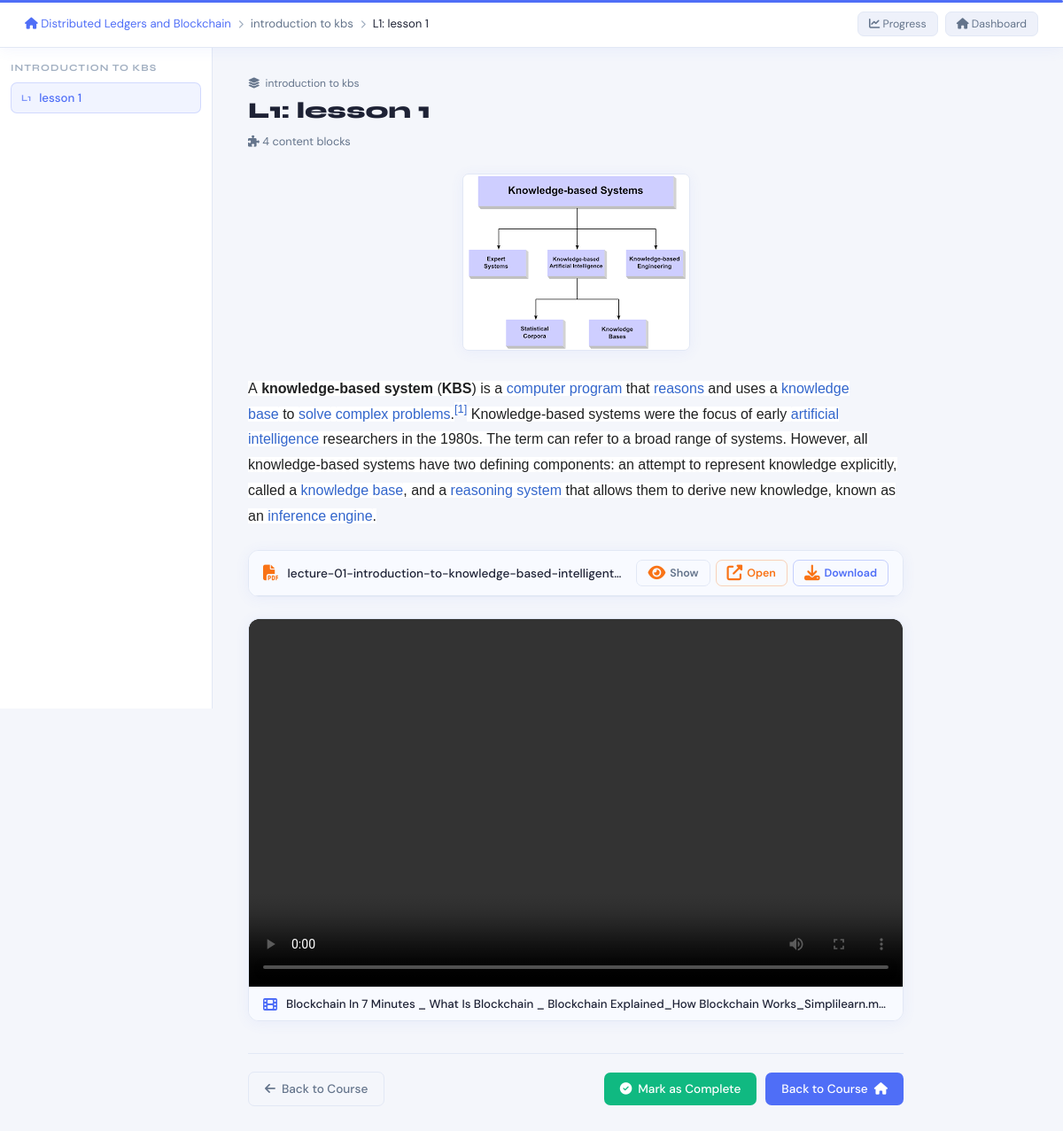
The page /student/lesson_view.php?lesson_id=2&unit_id=5 (signed in) on the database its author committed.
### tables this page shows
CREATE TABLE `units` (
  `id` int NOT NULL,
  `name` varchar(100) DEFAULT NULL,
  `code` varchar(50) DEFAULT NULL,
  `course_id` int DEFAULT NULL,
  `year` int DEFAULT NULL,
  `semester` int NOT NULL
);

CREATE TABLE `course_lessons` (
  `id` int NOT NULL,
  `module_id` int NOT NULL,
  `unit_id` int NOT NULL,
  `title` varchar(255) NOT NULL,
  `lesson_number` int NOT NULL DEFAULT '1',
  `position` int NOT NULL DEFAULT '0',
  `created_at` datetime NOT NULL DEFAULT CURRENT_TIMESTAMP
);

CREATE TABLE `course_modules` (
  `id` int NOT NULL,
  `unit_id` int NOT NULL,
  `lecturer_id` int NOT NULL,
  `title` varchar(255) NOT NULL,
  `position` int NOT NULL DEFAULT '0',
  `created_at` datetime NOT NULL DEFAULT CURRENT_TIMESTAMP
);

CREATE TABLE `lesson_content_blocks` (
  `id` int NOT NULL,
  `lesson_id` int NOT NULL,
  `block_type` enum('text','image','video','audio','diagram','pdf') NOT NULL DEFAULT 'text',
  `content` longtext,
  `position` int NOT NULL DEFAULT '0',
  `created_at` datetime NOT NULL DEFAULT CURRENT_TIMESTAMP
);

### config/db.php (called while the page is built, shortened)
<?php
$maxRetries = 5;
$retryDelay = 3;
$host = getenv('DB_HOST') ?: '127.0.0.1';
$user = getenv('MYSQL_USER') ?: 'unilisuser';
$dbname = getenv('MYSQL_DATABASE') ?: 'unilis';
for ($i = 0; $i < $maxRetries; $i++) {
    try {
        break;
    } catch (mysqli_sql_exception $e) {
        error_log(sprintf(
            "Database connection attempt %d failed - Host: %s, User: %s, Database: %s, Error: %s",
            $i + 1,
            $host,
            $user,
            $dbname,
            $e->getMessage()
        ));
        if ($i === $maxRetries - 1) {
            throw new Exception("Failed to connect to database after {$maxRetries} attempts: " . $e->getMessage());
        }
        sleep($retryDelay);
    }
}

### student/lesson_view.php (the view, shortened to what this page needs)
<?php
require_once '../config/db.php';
$student_id  = $_SESSION['user_id'];
$lesson_id   = intval($_GET['lesson_id'] ?? 0);
$unit_id     = intval($_GET['unit_id']   ?? 0);
$lesson = null;
try {
    $stmt = $conn->prepare("
        SELECT l.*, m.title AS module_title, m.id AS module_id
        FROM course_lessons l
        JOIN course_modules m ON l.module_id = m.id
        WHERE l.id = ? AND l.unit_id = ?
    ");
    $stmt->bind_param("ii", $lesson_id, $unit_id);
    $stmt->execute();
    $lesson = $stmt->get_result()->fetch_assoc();
} catch (mysqli_sql_exception $e) { error_log($e->getMessage()); }
$blocks = [];
try {
    $stmt = $conn->prepare("SELECT id, block_type, content, position FROM lesson_content_blocks WHERE lesson_id = ? ORDER BY position ASC");
    $stmt->bind_param("i", $lesson_id);
    $stmt->execute();
    $r = $stmt->get_result();
    while ($row = $r->fetch_assoc()) $blocks[] = $row;
} catch (mysqli_sql_exception $e) { error_log($e->getMessage()); }
$module_lessons = [];
try {
    $stmt = $conn->prepare("SELECT id, title, lesson_number FROM course_lessons WHERE module_id = ? ORDER BY position ASC");
    $stmt->bind_param("i", $lesson['module_id']);
    $stmt->execute();
    $r = $stmt->get_result();
    while ($row = $r->fetch_assoc()) $module_lessons[] = $row;
} catch (mysqli_sql_exception $e) { error_log($e->getMessage()); }
$current_idx = -1;
foreach ($module_lessons as $i => $ml) { if ($ml['id'] == $lesson_id) { $current_idx = $i; break; } }
$prev_lesson = $current_idx > 0 ? $module_lessons[$current_idx - 1] : null;
$next_lesson = $current_idx < count($module_lessons) - 1 ? $module_lessons[$current_idx + 1] : null;
$is_completed = false;
try {
    $stmt = $conn->prepare("SELECT id FROM student_progress WHERE student_id = ? AND lesson_id = ? AND event_type = 'lesson_completed' LIMIT 1");
    $stmt->bind_param("ii", $student_id, $lesson_id);
    $stmt->execute();
    $is_completed = (bool)$stmt->get_result()->fetch_assoc();
} catch (mysqli_sql_exception $e) { error_log($e->getMessage()); }
$unit_name = '';
try {
    $stmt = $conn->prepare("SELECT name FROM units WHERE id = ?");
    $stmt->bind_param("i", $unit_id);
    $stmt->execute();
    $row = $stmt->get_result()->fetch_assoc();
    $unit_name = $row['name'] ?? '';
} catch (mysqli_sql_exception $e) { error_log($e->getMessage()); }
?>
<!DOCTYPE html>
<html lang="en">
<head>
<link rel="stylesheet" href="https://cdnjs.cloudflare.com/ajax/libs/font-awesome/6.5.0/css/all.min.css">
</head>
<body>
<header class="topbar">
    <div class="breadcrumb">
        <a href="course_view.php?unit_id=<?= $unit_id ?>"><i class="fas fa-home"></i> <?= htmlspecialchars($unit_name) ?></a>
        <span class="sep"><i class="fas fa-chevron-right" style="font-size:.6rem"></i></span>
        <span><?= htmlspecialchars($lesson['module_title']) ?></span>
        <span class="sep"><i class="fas fa-chevron-right" style="font-size:.6rem"></i></span>
        <span style="color:var(--text)">L<?= $lesson['lesson_number'] ?>: <?= htmlspecialchars($lesson['title']) ?></span>
    </div>
    <div class="nav-right">
        <a href="my_progress.php?unit_id=<?= $unit_id ?>" class="btn-nav"><i class="fas fa-chart-line"></i> Progress</a>
        <a href="../dashboard.php" class="btn-nav"><i class="fas fa-home"></i> Dashboard</a>
    </div>
</header>
<div class="layout">
    <aside class="lesson-nav">
        <span class="ln-title"><?= htmlspecialchars($lesson['module_title']) ?></span>
        <?php foreach ($module_lessons as $ml): ?>
        <?php $isCurrent = ($ml['id'] == $lesson_id); ?>
        <a class="ln-item <?= $isCurrent ? 'current' : '' ?>"
           href="lesson_view.php?lesson_id=<?= $ml['id'] ?>&unit_id=<?= $unit_id ?>">
            <span class="ln-num">L<?= $ml['lesson_number'] ?></span>
            <span style="flex:1"><?= htmlspecialchars($ml['title']) ?></span>
        </a>
        <?php endforeach; ?>
    </aside>
    <main class="content-area">
        <div class="lesson-header">
            <div class="module-tag">
                <i class="fas fa-layer-group"></i>
                <?= htmlspecialchars($lesson['module_title']) ?>
            </div>
            <h1>L<?= $lesson['lesson_number'] ?>: <?= htmlspecialchars($lesson['title']) ?></h1>
            <div class="lesson-meta">
                <span><i class="fas fa-puzzle-piece"></i> <?= count($blocks) ?> content block<?= count($blocks)!=1?'s':'' ?></span>
            </div>
        </div>
        <?php if (empty($blocks)): ?>
            <div class="no-content">
                <i class="fas fa-file-pen"></i>
                <p>No content has been added to this lesson yet.</p>
            </div>
        <?php else: ?>
            <?php foreach ($blocks as $block): ?>
            <?php $data = json_decode($block['content'], true); ?>
            <div class="block">
            <?php if ($block['block_type'] === 'text'): ?>
                <div class="block-text"><?= $block['content'] ?></div>
            <?php elseif ($block['block_type'] === 'image'): ?>
                <div class="block-image">
                    <img src="<?= htmlspecialchars('../' . ($data['src'] ?? '')) ?>"
                         alt="<?= htmlspecialchars($data['caption'] ?? 'Image') ?>"
                         loading="lazy">
                </div>
            <?php elseif ($block['block_type'] === 'video'): ?>
                <?php
                    $vidType = $data['type'] ?? (isset($data['src']) ? 'upload' : 'url');
                    $vidSrc  = $data['src']   ?? '';
                    $vidName = $data['name']  ?? 'Video';
                ?>
                <div class="block-video">
                    <?php if ($vidType === 'upload' && $vidSrc): ?>
                        <div class="video-upload-wrap">
                            <video controls preload="metadata"
                                   src="<?= htmlspecialchars('../' . $vidSrc) ?>"
                                   controlsList="nodownload">
                            </video>
                        </div>
                        <div class="video-meta">
                            <i class="fas fa-film"></i>
                            <span class="video-meta-name"><?= htmlspecialchars($vidName) ?></span>
                        </div>
                    <?php else: ?>
                        <div style="padding:20px;color:var(--muted);text-align:center;font-size:.85rem">
                            <i class="fas fa-video-slash"></i> No video available
                        </div>
                    <?php endif; ?>
                </div>
            <?php elseif ($block['block_type'] === 'pdf'): ?>
                <?php
                    $pdfSrc     = '../' . ($data['src']     ?? '');
                    $pdfName    = $data['name']    ?? 'Document';
                    $pdfId      = 'pdf-' . $block['id'];
                ?>
                <div class="block-pdf">
                    <div class="pdf-topbar">
                        <i class="fas fa-file-pdf"></i>
                        <span class="pdf-topbar-name"><?= htmlspecialchars($pdfName) ?></span>
                        <div class="pdf-actions">
                            <button class="pdf-btn pdf-toggle" onclick="togglePdfPane('<?= $pdfId ?>')"
                                    id="toggle-<?= $pdfId ?>">
                                <i class="fas fa-eye" id="toggle-icon-<?= $pdfId ?>"></i>
                                <span id="toggle-label-<?= $pdfId ?>">Show</span>
                            </button>
                            <a class="pdf-btn pdf-btn-open"
                               href="<?= htmlspecialchars($pdfSrc) ?>" target="_blank">
                                <i class="fas fa-external-link-alt"></i> Open
                            </a>
                            <a class="pdf-btn pdf-btn-dl"
                               href="<?= htmlspecialchars($pdfSrc) ?>" download>
                                <i class="fas fa-download"></i> Download
                            </a>
                        </div>
                    </div>
                </div>
            <?php endif; ?>
            </div>
            <?php endforeach; ?>
        <?php endif; ?>
        <div class="bottom-nav">
            <?php if ($prev_lesson): ?>
                <a class="btn btn-ghost" href="lesson_view.php?lesson_id=<?= $prev_lesson['id'] ?>&unit_id=<?= $unit_id ?>">
                    <i class="fas fa-arrow-left"></i> L<?= $prev_lesson['lesson_number'] ?>: <?= htmlspecialchars(substr($prev_lesson['title'],0,28)) ?>
                </a>
            <?php else: ?>
                <a class="btn btn-ghost" href="course_view.php?unit_id=<?= $unit_id ?>">
                    <i class="fas fa-arrow-left"></i> Back to Course
                </a>
            <?php endif; ?>
            <div style="display:flex;gap:10px;align-items:center;flex-wrap:wrap">
                <?php if ($is_completed): ?>
                    <span class="complete-badge">
                        <i class="fas fa-circle-check"></i> Lesson Completed
                    </span>
                <?php else: ?>
                    <button class="btn btn-success" id="complete-btn" onclick="handleLessonEnd()">
                        <i class="fas fa-check-circle"></i> Mark as Complete
                    </button>
                <?php endif; ?>
                <?php if ($next_lesson): ?>
                    <a class="btn btn-primary" href="lesson_view.php?lesson_id=<?= $next_lesson['id'] ?>&unit_id=<?= $unit_id ?>">
                        Next: L<?= $next_lesson['lesson_number'] ?> <i class="fas fa-arrow-right"></i>
                    </a>
                <?php else: ?>
                    <a class="btn btn-primary" href="course_view.php?unit_id=<?= $unit_id ?>">
                        Back to Course <i class="fas fa-home"></i>
                    </a>
                <?php endif; ?>
            </div>
        </div>
    </main>
</div>
</body>
</html>

### rows shown on the page
units: name "Distributed Ledgers and Blockchain"
course_lessons: module.title "introduction to kbs", lesson_number "1", title "lesson 1", module.title "INTRODUCTION TO KBS"
lesson_content_blocks: content "A knowledge-based system ( KBS ) is a computer program that reasons and uses a knowledge base to solve complex problems . [ 1 ] Knowledge-based systems were the focus of early artificial intelligence researchers in the 1980s. The term can refer to a broad range of systems. However, all knowledge-based systems have two defining components: an attempt to represent knowledge explicitly, called a knowledge base , and a reasoning system that allows them to derive new knowledge, known as an inference engine ."
lesson_content_blocks: content "lecture-01-introduction-to-knowledge-based-intelligent…"
lesson_content_blocks: content "Blockchain In 7 Minutes _ What Is Blockchain _ Blockchain Explained_How Blockchain Works_Simplilearn.m…"

### other values the page prints
count($blocks) "4"
